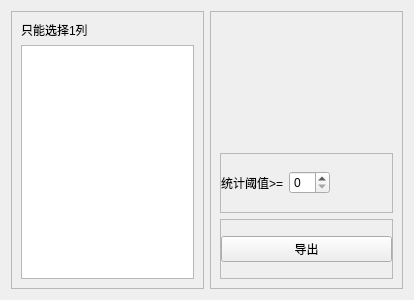
<?xml version="1.0" encoding="UTF-8"?>
<ui version="4.0">
    <class>Form</class>
    <widget class="QWidget" name="Form">
        <property name="geometry">
            <rect>
                <x>0</x>
                <y>0</y>
                <width>414</width>
                <height>300</height>
            </rect>
        </property>
        <property name="windowTitle">
            <string>共现分析</string>
        </property>
        <layout class="QHBoxLayout" name="horizontalLayout">
            <item>
                <widget class="QFrame" name="frame">
                    <property name="sizePolicy">
                        <sizepolicy hsizetype="Preferred" vsizetype="Preferred">
                            <horstretch>1</horstretch>
                            <verstretch>0</verstretch>
                        </sizepolicy>
                    </property>
                    <property name="frameShape">
                        <enum>QFrame::StyledPanel</enum>
                    </property>
                    <property name="frameShadow">
                        <enum>QFrame::Raised</enum>
                    </property>
                    <layout class="QVBoxLayout" name="verticalLayout_2">
                        <item>
                            <widget class="QLabel" name="label">
                                <property name="text">
                                    <string>只能选择1列</string>
                                </property>
                            </widget>
                        </item>
                        <item>
                            <widget class="QListWidget" name="listWidget">
                                <property name="selectionMode">
                                    <enum>QAbstractItemView::SingleSelection</enum>
                                </property>
                            </widget>
                        </item>
                    </layout>
                </widget>
            </item>
            <item>
                <widget class="QFrame" name="frame_2">
                    <property name="sizePolicy">
                        <sizepolicy hsizetype="Preferred" vsizetype="Preferred">
                            <horstretch>1</horstretch>
                            <verstretch>0</verstretch>
                        </sizepolicy>
                    </property>
                    <property name="frameShape">
                        <enum>QFrame::StyledPanel</enum>
                    </property>
                    <property name="frameShadow">
                        <enum>QFrame::Raised</enum>
                    </property>
                    <layout class="QVBoxLayout" name="verticalLayout">
                        <item>
                            <widget class="QLabel" name="label_3">
                                <property name="text">
                                    <string/>
                                </property>
                            </widget>
                        </item>
                        <item>
                            <widget class="QLabel" name="label_4">
                                <property name="text">
                                    <string/>
                                </property>
                            </widget>
                        </item>
                        <item>
                            <widget class="QFrame" name="frame_3">
                                <property name="frameShape">
                                    <enum>QFrame::StyledPanel</enum>
                                </property>
                                <property name="frameShadow">
                                    <enum>QFrame::Raised</enum>
                                </property>
                                <layout class="QHBoxLayout" name="horizontalLayout_2">
                                    <property name="leftMargin">
                                        <number>0</number>
                                    </property>
                                    <property name="topMargin">
                                        <number>0</number>
                                    </property>
                                    <property name="rightMargin">
                                        <number>0</number>
                                    </property>
                                    <property name="bottomMargin">
                                        <number>0</number>
                                    </property>
                                    <item>
                                        <widget class="QLabel" name="label_2">
                                            <property name="text">
                                                <string>统计阈值&gt;=</string>
                                            </property>
                                        </widget>
                                    </item>
                                    <item>
                                        <widget class="QSpinBox" name="threshold_spinBox"/>
                                    </item>
                                    <item>
                                        <spacer name="horizontalSpacer">
                                            <property name="orientation">
                                                <enum>Qt::Horizontal</enum>
                                            </property>
                                            <property name="sizeHint" stdset="0">
                                                <size>
                                                    <width>56</width>
                                                    <height>20</height>
                                                </size>
                                            </property>
                                        </spacer>
                                    </item>
                                </layout>
                            </widget>
                        </item>
                        <item>
                            <widget class="QFrame" name="frame_4">
                                <property name="frameShape">
                                    <enum>QFrame::StyledPanel</enum>
                                </property>
                                <property name="frameShadow">
                                    <enum>QFrame::Raised</enum>
                                </property>
                                <layout class="QHBoxLayout" name="horizontalLayout_3">
                                    <property name="spacing">
                                        <number>0</number>
                                    </property>
                                    <property name="leftMargin">
                                        <number>0</number>
                                    </property>
                                    <property name="topMargin">
                                        <number>0</number>
                                    </property>
                                    <property name="rightMargin">
                                        <number>0</number>
                                    </property>
                                    <property name="bottomMargin">
                                        <number>0</number>
                                    </property>
                                    <item>
                                        <widget class="QPushButton" name="btn_export">
                                            <property name="text">
                                                <string>导出</string>
                                            </property>
                                        </widget>
                                    </item>
                                </layout>
                            </widget>
                        </item>
                    </layout>
                </widget>
            </item>
        </layout>
    </widget>
    <resources/>
    <connections/>
</ui>
